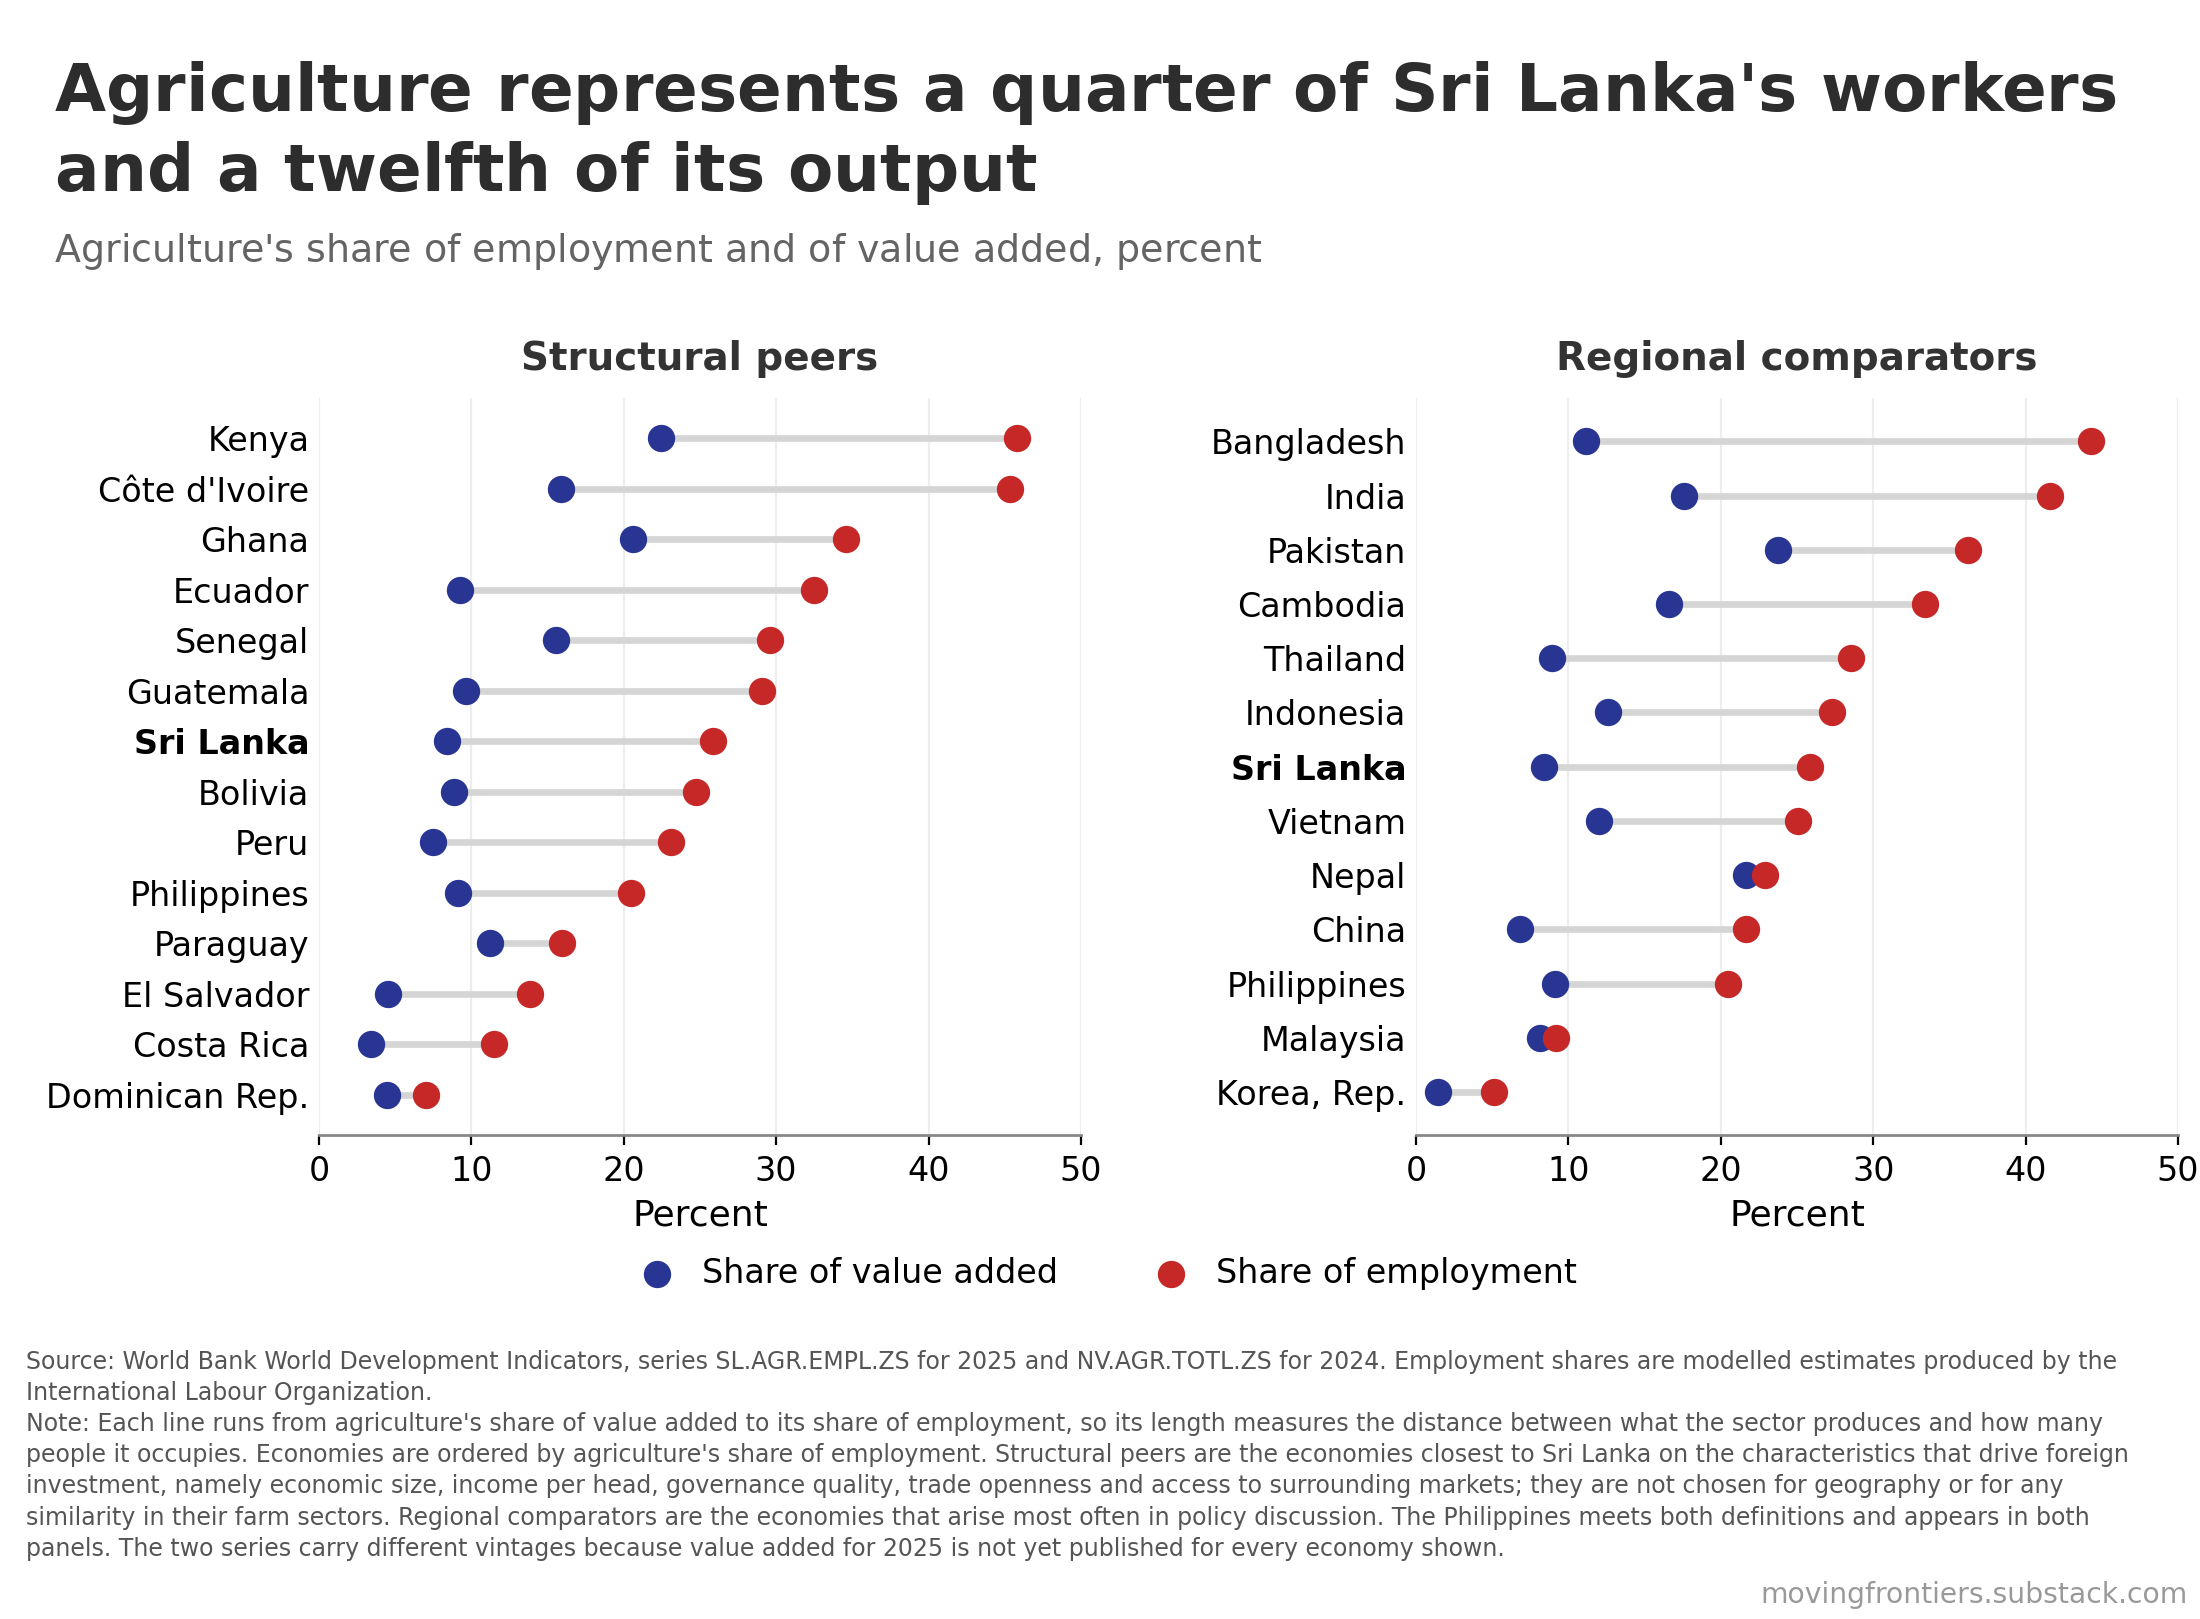

Source code (Python):
# =============================================================================
# Chart 8: agriculture's share of employment and of value added, Sri Lanka and peers
#
# Provenance, frozen vintage. Nothing is read from disk or the network.
#   Employment  : World Bank WDI, SL.AGR.EMPL.ZS, 2025, modelled ILO estimate.
#   Value added : World Bank WDI, NV.AGR.TOTL.ZS, 2024.
#   Vintage freeze date: 1 September 2026.
#
# Country sets are the two panels of the technical efficiency chart, unchanged.
# Aspect: two-panel categorical figure, so the 1.253:1 plot-area ratio is not
# pinned; the canvas is sized to the panels (chart standard, section 4).
# =============================================================================
"""Agriculture's share of employment and of value added, two panels."""
import pandas as pd, numpy as np

# -- Moving Frontiers chart template (embedded so each script is self-contained) --
import matplotlib; matplotlib.use("Agg")
import matplotlib.pyplot as plt
import numpy as _np
from matplotlib.textpath import TextPath
from matplotlib.font_manager import FontProperties
import os
from PIL import Image, ImageDraw, ImageFont

DPI      = 200
# -- vivid palette, the house default. Roles per the chart standard, section 3. --
C_RED    = "#C62828"   # subject economy / actual series
C_BLUE   = "#283593"   # benchmark / reference series
C_LBLU   = "#00897B"   # peers / gap fill
C_GOLD   = "#F9A825"   # third series
C_LMTXT  = "#B8860B"   # lower-middle label, legible off the fill
C_MUTE   = "#555555"
INK      = "#141414"
PAPER    = "#FFFFFF"
C_CONNECT = "#D5D5D5"  # connectors between paired marks
C_GRID    = "#EDEDED"

BOX_ASPECT = 0.798     # plot area 1.253:1, width over height

# ---- caption and watermark constants (Moving Frontiers standard) ----
CAP_FS       = 8.5                          # Source/Note font size
CAP_COLOR    = "#555555"
WM_FS        = CAP_FS * 1.2                 # watermark is 1.2x the caption
WM_TXT       = "movingfrontiers.substack.com"
WM_COLOR     = "#999999"
CAP_X        = 0.012                        # caption left edge, figure fraction
CAP_RIGHT_PX = 27                           # caption block right margin
WM_RIGHT_PX  = 12                           # watermark right margin
GAP_ABOVE_PX = 60                           # white space above the Source line, ink to ink
SUB_GAP_PX   = 70                           # white space below the subtitle, ink to ink
WM_GAP_TOP   = 20                           # white space between the last caption line
                                            # and the watermark, ink to ink
WM_GAP_BOT   = 10                           # white space below the watermark, ink to canvas
LINESPACING  = 1.32

plt.rcParams.update({
    "font.family": "DejaVu Sans", "font.size": 13,
    "axes.labelsize": 13, "xtick.labelsize": 12, "ytick.labelsize": 12,
    "legend.fontsize": 12,
    "axes.edgecolor": "#888888", "axes.linewidth": 1.0,
    "figure.facecolor": "white", "axes.facecolor": "white",
})


def _font_path(bold=False):
    """DejaVu from matplotlib's bundled data, with a system-path fallback."""
    name = "DejaVuSans-Bold.ttf" if bold else "DejaVuSans.ttf"
    cands = [os.path.join(os.path.dirname(matplotlib.__file__),
                          "mpl-data", "fonts", "ttf", name),
             "/usr/share/fonts/truetype/dejavu/" + name]
    for p in cands:
        if os.path.exists(p):
            return p
    raise AssertionError("DejaVu font not found: " + name)


def _renderer(fig):
    fig.canvas.draw()
    return fig.canvas.get_renderer()


def _measurer(fig, fontsize):
    """Pixel width of a string at a given size, measured by rendering a probe."""
    r = _renderer(fig)
    cache = {}

    def width(s):
        if s not in cache:
            t = fig.text(0.0, 0.0, s, fontsize=fontsize)
            cache[s] = t.get_window_extent(r).width
            t.remove()
        return cache[s]
    return width


def _metrics(fig, fontsize):
    """Ascent and descent in px, measured against a planted baseline."""
    r = _renderer(fig)
    Hpx = fig.get_size_inches()[1] * fig.dpi
    t = fig.text(0.5, 0.5, "Agy", fontsize=fontsize, va="baseline")
    bb = t.get_window_extent(r)
    t.remove()
    base = 0.5 * Hpx
    return bb.y1 - base, base - bb.y0


def _ink_metrics(s, fontsize, dpi):
    """Ink height above and below the baseline, in px. Tight, unlike a text bbox."""
    tp = TextPath((0, 0), s, size=fontsize,
                  prop=FontProperties(family="DejaVu Sans"))
    bb = tp.get_extents()
    k = dpi / 72.0
    return bb.y1 * k, -bb.y0 * k


def _wrap_lines(paragraphs, width, limit_for):
    """Greedy wrap. Each paragraph starts on a new line. Limit varies by line index.

    Returns the lines and, for each line, the index of the paragraph it came from,
    so a line that ends because its paragraph ended can be told apart from one that
    ends because the next word would not fit.
    """
    lines, owner = [], []
    for p, words in enumerate(paragraphs):
        cur = ""
        for w in words:
            trial = (cur + " " + w).strip()
            if not cur or width(trial) <= limit_for(len(lines)):
                cur = trial
            else:
                lines.append(cur); owner.append(p)
                cur = w
        if cur:
            lines.append(cur); owner.append(p)
    return lines, owner


def caption_layout(fig, source, note, closers=()):
    """Wrap the caption in pixels and return the geometry of the whole block.

    Every line runs the full width of the caption block. The watermark is not
    inline: it sits on its own line below the caption, right-aligned, with
    WM_GAP_TOP of white space between the lowest caption ink and the top of the
    watermark's ink, and WM_GAP_BOT below it to the canvas edge. Nothing wraps
    around it, so `closers` is accepted for compatibility but is not needed.
    """
    Wpx  = fig.get_size_inches()[0] * fig.dpi
    wcap = _measurer(fig, CAP_FS)

    x0   = CAP_X * Wpx
    full = (Wpx - CAP_RIGHT_PX) - x0                    # width of the caption block

    paras = [("Source: " + source).split(), ("Note: " + note).split()]
    lines, owner = _wrap_lines(paras, wcap, lambda i: full)

    # every line but the last must be maximally full
    for i in range(len(lines) - 1):
        if owner[i + 1] == owner[i]:
            nxt = lines[i + 1].split()[0]
            assert wcap(lines[i] + " " + nxt) > full, \
                f"caption line {i} is not filled to the full width"

    cap_desc = _metrics(fig, CAP_FS)[1]
    lh = CAP_FS * LINESPACING * fig.dpi / 72.0          # uniform leading throughout

    ink_asc   = _ink_metrics(lines[0], CAP_FS, fig.dpi)[0]     # ink top of the Source line
    ink_desc  = _ink_metrics(lines[-1], CAP_FS, fig.dpi)[1]    # ink bottom of the last line
    wm_asc, wm_desc = _ink_metrics(WM_TXT, WM_FS, fig.dpi)

    wm_base = WM_GAP_BOT + wm_desc                      # watermark baseline above the canvas
    height  = (GAP_ABOVE_PX + ink_asc + (len(lines) - 1) * lh + ink_desc
               + WM_GAP_TOP + wm_asc + wm_base)

    return dict(lines=lines, owner=owner, closer="", lh=lh, ink_asc=ink_asc,
                ink_desc=ink_desc, gap=GAP_ABOVE_PX, wm_base=wm_base,
                wm_asc=wm_asc, wm_desc=wm_desc, cap_desc=cap_desc,
                full=full, height=height, x0=x0, Wpx=Wpx)


def lowest_px(fig, artists):
    """Lowest ink (px from figure bottom) among the given text artists.

    A text bbox carries the font's full descent whether or not the string has
    descenders, so it is not where the type visibly ends. Recover the baseline
    from the bbox and the font descent, then drop by the string's own ink descent.
    """
    r = _renderer(fig)
    out = []
    for a in artists:
        bb = a.get_window_extent(r)
        fs = a.get_fontsize()
        baseline = bb.y0 + _metrics(fig, fs)[1]
        out.append(baseline - _ink_metrics(a.get_text(), fs, fig.dpi)[1])
    return min(out)


def fit_caption_space(fig, lay, anchor_artists, apply):
    """Reserve exactly lay['height'] below the anchor element.

    `apply(bottom_fraction)` is however this figure lays itself out: a tight_layout
    rect, a subplots_adjust, or both. Either way the anchor moves one for one with
    the reserve, but the layout engine adds a pad of its own, so apply the reserve,
    measure the residual, and re-apply corrected. That lands the block bottom on
    the canvas edge.
    """
    Hpx = fig.get_size_inches()[1] * fig.dpi
    b = lay["height"] / Hpx
    apply(b)
    for _ in range(12):
        delta = lowest_px(fig, anchor_artists) - lay["height"]
        if abs(delta) < 0.25:
            return lowest_px(fig, anchor_artists)
        b -= delta / Hpx               # one step when the anchor tracks the reserve one
        apply(b)                       # for one, a few more when a fixed box aspect damps it
    raise AssertionError(f"caption reserve did not settle, off by {delta:.2f}px")


def place_caption(fig, lay, anchor_px):
    """Draw the caption lines, then the watermark on its own line below them."""
    Wpx = lay["Wpx"]
    Hpx = fig.get_size_inches()[1] * fig.dpi
    lines, lh = lay["lines"], lay["lh"]

    first_base = anchor_px - lay["gap"] - lay["ink_asc"]
    arts = [fig.text(CAP_X, (first_base - i * lh) / Hpx, ln, fontsize=CAP_FS,
                     color=CAP_COLOR, ha="left", va="baseline")
            for i, ln in enumerate(lines)]
    wm = fig.text((Wpx - WM_RIGHT_PX) / Wpx, lay["wm_base"] / Hpx, WM_TXT,
                  fontsize=WM_FS, color=WM_COLOR, ha="right", va="baseline")

    # -- verification --
    r = _renderer(fig)
    bbs = [a.get_window_extent(r) for a in arts]
    wbb = wm.get_window_extent(r)
    ink_top = first_base + lay["ink_asc"]
    assert abs((anchor_px - ink_top) - lay["gap"]) < 0.6, \
        f"caption top gap is {anchor_px - ink_top:.2f}px, expected {lay['gap']}"
    assert abs(bbs[0].x0 - CAP_X * Wpx) < 0.6, "caption left edge off x=0.012"
    assert abs((Wpx - wbb.x1) - WM_RIGHT_PX) < 0.6, \
        f"watermark right margin is {Wpx - wbb.x1:.2f}px, expected {WM_RIGHT_PX}"
    for i, bb in enumerate(bbs):
        assert bb.x1 <= Wpx - CAP_RIGHT_PX + 0.6, f"caption line {i} overruns the right margin"
    last_ink_bot = (first_base - (len(lines) - 1) * lh) - lay["ink_desc"]
    wm_ink_top = lay["wm_base"] + lay["wm_asc"]
    # these two carry the snap's sub-pixel correction, so the binding check is the
    # pixel-row count in place_caption_snapped; here just catch gross errors
    assert abs((last_ink_bot - wm_ink_top) - WM_GAP_TOP) < 2.6, \
        f"gap above the watermark is {last_ink_bot - wm_ink_top:.2f}px, expected {WM_GAP_TOP}"
    assert abs((lay["wm_base"] - lay["wm_desc"]) - WM_GAP_BOT) < 2.6, \
        "white space below the watermark is wrong"
    return arts, wm


def _ink_rows_of(fig, art):
    """First and last rows the artist actually marks, searched inside its own bbox."""
    r = _renderer(fig)
    bb = art.get_window_extent(r)
    buf = _np.asarray(fig.canvas.buffer_rgba())
    H, W = buf.shape[:2]
    ink = buf[:, :, :3].mean(axis=2) < 250
    x0, x1 = max(int(bb.x0), 0), min(int(bb.x1) + 1, W)
    top = max(H - 1 - (int(bb.y1) + 1), 0)
    bot = min(H - 1 - int(bb.y0) + 1, H - 1)
    rows = _np.where(ink[top:bot + 1, x0:x1].any(1))[0]
    assert len(rows), "artist left no ink"
    return top + rows[0], top + rows[-1], H


def _blank_rows_above(fig, art):
    """Blank pixel rows between the given text artist's ink and the nearest ink above it."""
    r = _renderer(fig)
    bb = art.get_window_extent(r)
    buf = _np.asarray(fig.canvas.buffer_rgba())
    H, W = buf.shape[:2]
    ink = buf[:, :, :3].mean(axis=2) < 250
    x0, x1 = max(int(bb.x0), 0), min(int(bb.x1) + 1, W)
    top = max(H - 1 - (int(bb.y1) + 1), 0)
    bot = min(H - 1 - int(bb.y0), H - 1)
    rows = _np.where(ink[top:bot + 1, x0:x1].any(1))[0]
    assert len(rows), "the caption line left no ink"
    first = top + rows[0]
    above = _np.where(ink[:first, x0:x1].any(1))[0]
    assert len(above), "nothing above the caption to measure the gap from"
    return first - above[-1] - 1


def place_caption_snapped(fig, lay, anchor_artists, apply):
    """Place the caption, then snap the gap above it to exactly GAP_ABOVE_PX blank rows.

    The ink-to-ink target is exact in figure coordinates but lands a pixel either
    side depending on sub-pixel phase, so measure the rendered rows and correct by
    adjusting the reserved height, which moves the axes rather than the caption and
    so leaves the block bottom on the canvas edge.
    """
    drawn = None
    for _ in range(4):
        if drawn:
            for a in drawn:
                a.remove()          # including the watermark, or retries stack copies
        anchor = fit_caption_space(fig, lay, anchor_artists, apply)
        arts, wm = place_caption(fig, lay, anchor)
        drawn = arts + [wm]
        n_top = _blank_rows_above(fig, arts[0])
        cap_bot = _ink_rows_of(fig, arts[-1])[1]
        wm_top, wm_bot, H = _ink_rows_of(fig, wm)
        n_mid = wm_top - cap_bot - 1
        n_bot = H - 1 - wm_bot
        if (n_top, n_mid, n_bot) == (GAP_ABOVE_PX, WM_GAP_TOP, WM_GAP_BOT):
            return drawn
        # three knobs, three gaps: the watermark's own baseline sets the space below it,
        # the reserve moves the axes and so opens the space above the watermark, and the
        # gap moves the caption under the anchor.
        lay["wm_base"] += WM_GAP_BOT - n_bot
        lay["height"] += (GAP_ABOVE_PX - n_top) + (WM_GAP_TOP - n_mid) + (WM_GAP_BOT - n_bot)
        lay["gap"] += GAP_ABOVE_PX - n_top
    raise AssertionError(
        f"caption gaps settled at {(n_top, n_mid, n_bot)}, expected "
        f"{(GAP_ABOVE_PX, WM_GAP_TOP, WM_GAP_BOT)}")


def _wrap_px(words, font, maxw):
    lines, cur = [], ""
    for w in words:
        t = (cur + " " + w).strip()
        if font.getlength(t) <= maxw or not cur:
            cur = t
        else:
            lines.append(cur); cur = w
    if cur:
        lines.append(cur)
    return lines


def _ink_rows(img):
    """First and last rows of the image that carry ink."""
    px = img.convert("L").load()
    W, H = img.size
    rows = [y for y in range(H) if any(px[x, y] < 250 for x in range(0, W, 2))]
    assert rows, "image is blank"
    return rows[0], rows[-1]


def _draw_band(canvas, W, title, subtitle, y0=0):
    """Draw the title and subtitle onto canvas starting at y0; return the layout."""
    ts = int(W * 0.030); ss = int(ts * 0.58)
    ft = ImageFont.truetype(_font_path(bold=True), ts)
    fs = ImageFont.truetype(_font_path(), ss)
    x = int(W * 0.025); maxw = W - 2 * x
    tl = _wrap_px(title.split(), ft, maxw)
    sl = _wrap_px(subtitle.split(), fs, maxw)
    pad = int(ts * 0.75); gap = int(ts * 0.35)
    tlh = int(ts * 1.22); slh = int(ss * 1.30)
    d = ImageDraw.Draw(canvas)
    y = y0 + pad
    for ln in tl:
        d.text((x, y), ln, fill=(45, 45, 45), font=ft); y += tlh
    y += gap - int(ts * 0.10)
    for ln in sl:
        d.text((x, y), ln, fill=(100, 100, 100), font=fs); y += slh
    return pad + len(tl) * tlh + gap + len(sl) * slh + pad     # nominal band height


def add_title_band(png_path, title, subtitle, gap_px=SUB_GAP_PX):
    """Bold title + gray subtitle above the plot, with gap_px of white below the subtitle.

    The gap is measured ink to ink: from the last row the subtitle marks to the
    first row the chart marks, so the plot's own top margin is absorbed rather
    than added to it.
    """
    img = Image.open(png_path).convert("RGB"); W, H = img.size
    probe = Image.new("RGB", (W, H), "white")
    bh = _draw_band(probe, W, title, subtitle)
    sub_bottom = _ink_rows(probe.crop((0, 0, W, bh)))[1]        # last row of subtitle ink
    chart_top  = _ink_rows(img)[0]                              # first row of chart ink

    paste_y = sub_bottom + 1 + gap_px - chart_top
    canvas = Image.new("RGB", (W, paste_y + H), "white")
    canvas.paste(img, (0, paste_y))
    _draw_band(canvas, W, title, subtitle)
    canvas.save(png_path)

    check = Image.open(png_path).convert("RGB")
    px = check.convert("L").load()
    blank = 0
    for y in range(sub_bottom + 1, check.size[1]):
        if any(px[x, y] < 250 for x in range(0, W, 2)):
            break
        blank += 1
    assert blank == gap_px, \
        f"white space below the subtitle is {blank}px, expected {gap_px}"


def style_ax(ax):
    ax.spines["top"].set_visible(False)
    ax.spines["right"].set_visible(False)



OUT = "chart-8-agriculture-peers.png"
CSV = "chart-8-agriculture-peers.csv"

# employment share 2025 (SL.AGR.EMPL.ZS); value added share 2024 (NV.AGR.TOTL.ZS)
EMP = {
    "Costa Rica": 11.49, "Dominican Rep.": 7.01, "Peru": 23.13, "Ghana": 34.57,
    "Senegal": 29.58, "Guatemala": 29.05, "Philippines": 20.49, "Côte d'Ivoire": 45.37,
    "Paraguay": 15.97, "El Salvador": 13.85, "Bolivia": 24.71, "Sri Lanka": 25.86,
    "Kenya": 45.79, "Ecuador": 32.48, "Cambodia": 33.40, "China": 21.68,
    "Indonesia": 27.30, "India": 41.63, "Vietnam": 25.04, "Malaysia": 9.18,
    "Thailand": 28.56, "Bangladesh": 44.26, "Pakistan": 36.23, "Korea, Rep.": 5.10,
    "Nepal": 22.91,
}
VAL = {
    "Costa Rica": 3.43, "Dominican Rep.": 4.45, "Peru": 7.47, "Ghana": 20.58,
    "Senegal": 15.57, "Guatemala": 9.66, "Philippines": 9.09, "Côte d'Ivoire": 15.86,
    "Paraguay": 11.25, "El Salvador": 4.51, "Bolivia": 8.83, "Sri Lanka": 8.37,
    "Kenya": 22.44, "Ecuador": 9.24, "Cambodia": 16.58, "China": 6.80,
    "Indonesia": 12.61, "India": 17.57, "Vietnam": 12.03, "Malaysia": 8.13,
    "Thailand": 8.89, "Bangladesh": 11.16, "Pakistan": 23.73, "Korea, Rep.": 1.46,
    "Nepal": 21.67,
}

STRUCTURAL = ["Costa Rica", "Dominican Rep.", "Peru", "Ghana", "Senegal", "Guatemala",
              "Philippines", "Côte d'Ivoire", "Paraguay", "El Salvador", "Bolivia",
              "Sri Lanka", "Kenya", "Ecuador"]
REGIONAL = ["Cambodia", "China", "Indonesia", "India", "Vietnam", "Philippines",
            "Malaysia", "Thailand", "Bangladesh", "Sri Lanka", "Pakistan",
            "Korea, Rep.", "Nepal"]


def frame(names, panel):
    d = pd.DataFrame({"economy": names})
    d["employment"] = d.economy.map(EMP)
    d["value_added"] = d.economy.map(VAL)
    d["gap_pp"] = (d.employment - d.value_added).round(2)
    d["panel"] = panel
    return d.sort_values("employment")


S = frame(STRUCTURAL, "structural peers")
R = frame(REGIONAL, "regional comparators")
pd.concat([S, R]).sort_values(["panel", "employment"], ascending=[True, False]).to_csv(
    CSV, index=False)

# ---- the title's stated numbers must follow from the embedded data ----
assert round(EMP["Sri Lanka"] / 25) == 1, "title states a quarter of workers"
assert 24.0 <= EMP["Sri Lanka"] <= 26.0, "title states a quarter of workers"
assert 7.7 <= VAL["Sri Lanka"] <= 8.7, "title states a twelfth of output"
assert "Philippines" in STRUCTURAL and "Philippines" in REGIONAL, \
    "note states the Philippines appears in both panels"

fig, axes = plt.subplots(1, 2, figsize=(11, 6.6), dpi=DPI)

for ax, d, ttl in ((axes[0], S, "Structural peers"),
                   (axes[1], R, "Regional comparators")):
    y = np.arange(len(d))
    ax.hlines(y, d.value_added, d.employment, color=C_CONNECT, lw=2.4, zorder=2)
    ax.scatter(d.value_added, y, s=78, color=C_BLUE, zorder=3,
               label="Share of value added")
    ax.scatter(d.employment, y, s=78, color=C_RED, zorder=4,
               label="Share of employment")
    ax.set_yticks(y)
    ax.set_yticklabels(d.economy)
    for lbl in ax.get_yticklabels():
        if lbl.get_text() == "Sri Lanka":
            lbl.set_fontweight("bold")
    ax.set_xlim(0, 50)
    ax.set_xticks([0, 10, 20, 30, 40, 50])
    ax.set_ylim(-0.8, len(d) - 0.2)
    ax.set_xlabel("Percent")
    ax.set_title(ttl, fontsize=14, fontweight="bold", color="#333333", pad=10)
    style_ax(ax)
    ax.spines["left"].set_visible(False)
    ax.tick_params(axis="y", length=0)
    ax.grid(axis="x", color=C_GRID, lw=0.8, zorder=0)
    ax.set_axisbelow(True)

leg = fig.legend(*axes[0].get_legend_handles_labels(), loc="lower center",
                 bbox_to_anchor=(0.5, 0.055), ncol=2, frameon=False,
                 scatterpoints=1, handletextpad=0.35, columnspacing=2.4)

SOURCE = ("World Bank World Development Indicators, series SL.AGR.EMPL.ZS for 2025 and "
          "NV.AGR.TOTL.ZS for 2024. Employment shares are modelled estimates produced by the "
          "International Labour Organization.")
NOTE = ("Each line runs from agriculture's share of value added to its share of employment, so its "
        "length measures the distance between what the sector produces and how many people it "
        "occupies. Economies are ordered by agriculture's share of employment. Structural peers are the economies closest to Sri Lanka on the characteristics that drive foreign investment, namely economic size, income per head, governance quality, trade openness and access to surrounding markets; they are not chosen for geography or for any similarity in their farm sectors. Regional comparators are the economies that arise most often in policy discussion. The Philippines meets both definitions and appears in both panels. The two series carry different vintages because value added for 2025 is not yet published for every economy shown.")
CLOSERS = ("Employment covers formal and informal work alike, including own account farmers and "
           "unpaid family workers.",)

lay = caption_layout(fig, SOURCE, NOTE, closers=CLOSERS)


LEG_OFF = 0.045


def apply(bottom):
    fig.subplots_adjust(left=0.145, right=0.99, top=0.925, bottom=bottom + 0.165,
                        wspace=0.44)
    leg.set_bbox_to_anchor((0.5, bottom + LEG_OFF), transform=fig.transFigure)


LEG_GAP_PX = 30
Hpx = fig.get_figheight() * fig.dpi
drawn = None
for _ in range(8):
    if drawn:
        for a in drawn:
            a.remove()
    drawn = place_caption_snapped(fig, lay, [leg.get_texts()[0], leg.get_texts()[1]], apply)
    n = _blank_rows_above(fig, leg.get_texts()[0])
    if n == LEG_GAP_PX:
        break
    LEG_OFF += (n - LEG_GAP_PX) / Hpx
else:
    raise AssertionError(f"legend gap settled at {n}px, expected {LEG_GAP_PX}")

fig.savefig(OUT, dpi=DPI, facecolor="white")
plt.close(fig)

add_title_band(OUT,
               "Agriculture represents a quarter of Sri Lanka's workers and a twelfth of its output",
               "Agriculture's share of employment and of value added, percent")
print("saved", OUT, "and", CSV)
